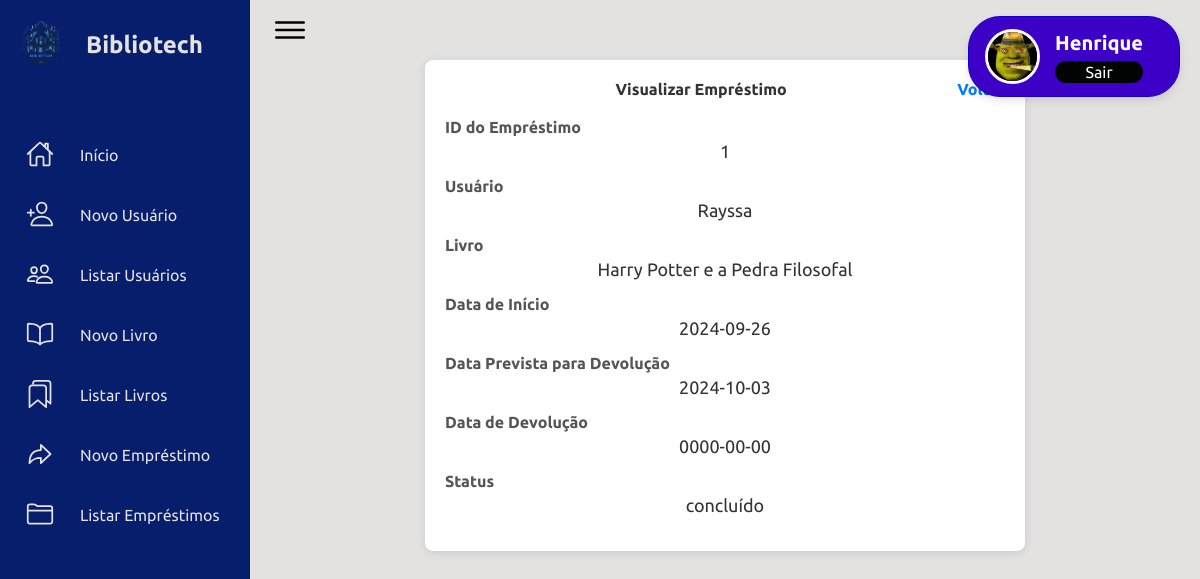
Page /adm2/?page=visualizaremprestimo&id=1 (signed in) on the committed database.
### tables this page shows
CREATE TABLE `emprestimo` (
  `emprestimoid` int(10) UNSIGNED NOT NULL,
  `inicio` date NOT NULL,
  `dataprevista` date NOT NULL,
  `datareal` date DEFAULT NULL,
  `status` enum('pendente','concluído','atrasado','concluidocomatraso') NOT NULL,
  `idlivro` int(11) DEFAULT NULL,
  `usuario` char(11) DEFAULT NULL
);

CREATE TABLE `usuario` (
  `id` int(10) UNSIGNED NOT NULL,
  `nome` varchar(45) NOT NULL,
  `sobrenome` varchar(100) DEFAULT NULL,
  `cpf` char(11) NOT NULL,
  `email` varchar(100) NOT NULL,
  `senha` varchar(255) NOT NULL,
  `data_nasc` date DEFAULT NULL,
  `telefone` char(11) DEFAULT NULL,
  `imagem` varchar(50) NOT NULL,
  `tipo_usuario` int(10) UNSIGNED DEFAULT NULL,
  `status` enum('ativado','desativado') NOT NULL DEFAULT 'ativado'
);

CREATE TABLE `livro` (
  `idlivro` int(11) NOT NULL,
  `isbn` char(13) NOT NULL,
  `titulo` varchar(255) NOT NULL,
  `genero_id` int(11) DEFAULT NULL,
  `autor_id` int(11) DEFAULT NULL,
  `paginas` int(11) DEFAULT NULL,
  `editora_id` int(11) DEFAULT NULL,
  `ano_publicacao` varchar(4) DEFAULT NULL,
  `idioma` varchar(50) DEFAULT NULL,
  `quantidade` int(11) DEFAULT 0,
  `disponibilidade` enum('Disponível','Indisponível') DEFAULT 'Indisponível',
  `imagem` varchar(50) DEFAULT NULL
);

### adm2/visualizaremprestimo.php (the view, shortened to what this page needs)
<div class="visualizar-emprestimo-container">
    <h4 class="visualizar-header">Visualizar Empréstimo
        <a href="index.php?page=listaremprestimo" class="voltar-link">Voltar</a>
    </h4>
    <?php
    if (isset($_GET['id'])) {
        $emprestimo_id = mysqli_real_escape_string($conn, $_GET["id"]);
        $sql = "SELECT emprestimo.*, usuario.nome AS usuario_nome, livro.titulo AS livro_titulo
                FROM emprestimo
                INNER JOIN usuario ON emprestimo.usuario = usuario.cpf
                INNER JOIN livro ON emprestimo.idlivro = livro.idlivro
                WHERE emprestimo.emprestimoid = '$emprestimo_id'";
        $query = mysqli_query($conn, $sql);
        if (mysqli_num_rows($query) > 0) {
            $emprestimo = mysqli_fetch_array($query);
    ?>
        <div class="info-group">
            <label>ID do Empréstimo</label>
            <p><?=$emprestimo['emprestimoid']?></p>
        </div>
        <div class="info-group">
            <label>Usuário</label>
            <p><?=$emprestimo['usuario_nome']?></p>
        </div>
        <div class="info-group">
            <label>Livro</label>
            <p><?=$emprestimo['livro_titulo']?></p>
        </div>
        <div class="info-group">
            <label>Data de Início</label>
            <p><?=$emprestimo['inicio']?></p>
        </div>
        <div class="info-group">
            <label>Data Prevista para Devolução</label>
            <p><?=$emprestimo['dataprevista']?></p>
        </div>
        <div class="info-group">
            <label>Data de Devolução</label>
            <p><?= $emprestimo['datareal'] ? $emprestimo['datareal'] : 'Não devolvido' ?></p>
        </div>
        <div class="info-group">
            <label>Status</label>
            <p><?=$emprestimo['status']?></p>
        </div>
    <?php
        } else {
            echo "<h5 class='erro'>Empréstimo não encontrado!</h5>";
        }
    }
    ?>
</div>

### adm2/css/main.css (style rules this page uses)
* { font-family: "Ubuntu", sans-serif; margin: 0; padding: 0; box-sizing: border-box; }
:root { --nav: rgb(6, 30, 107); --form: rgb(216, 213, 213); --back: #e4e1e1; --text1: #f5f5f5; --text2: #000000; --text3: #999; }
body { min-height: 10vh; overflow-x: hidden; }
label { display: block; margin-bottom: 5px; }
p { text-align: center; color: #f44336; font-size: 18px; }

### adm2/visualizaremprestimo.php (style rules this page uses)
.visualizar-emprestimo-container { background-color: #fff; border-radius: 8px; box-shadow: 0 2px 10px rgba(0, 0, 0, 0.1); padding: 20px; max-width: 600px; margin: 0 auto; }
.visualizar-header { margin-bottom: 20px; color: #333; text-align: center; }
.voltar-link { float: right; color: #007BFF; text-decoration: none; }
.info-group { margin-bottom: 15px; }
.info-group label { font-weight: bold; color: #555; display: block; margin-bottom: 5px; }
.info-group p { margin: 0; color: #333; }

### rows in the picture
emprestimo: emprestimoid "1", usuario.nome "Rayssa", livro.titulo "Harry Potter e a Pedra Filosofal", inicio "2024-09-26", dataprevista "2024-10-03", datareal "0000-00-00", status "concluído"

### other values in the picture
$_SESSION['nome'] "Henrique"
